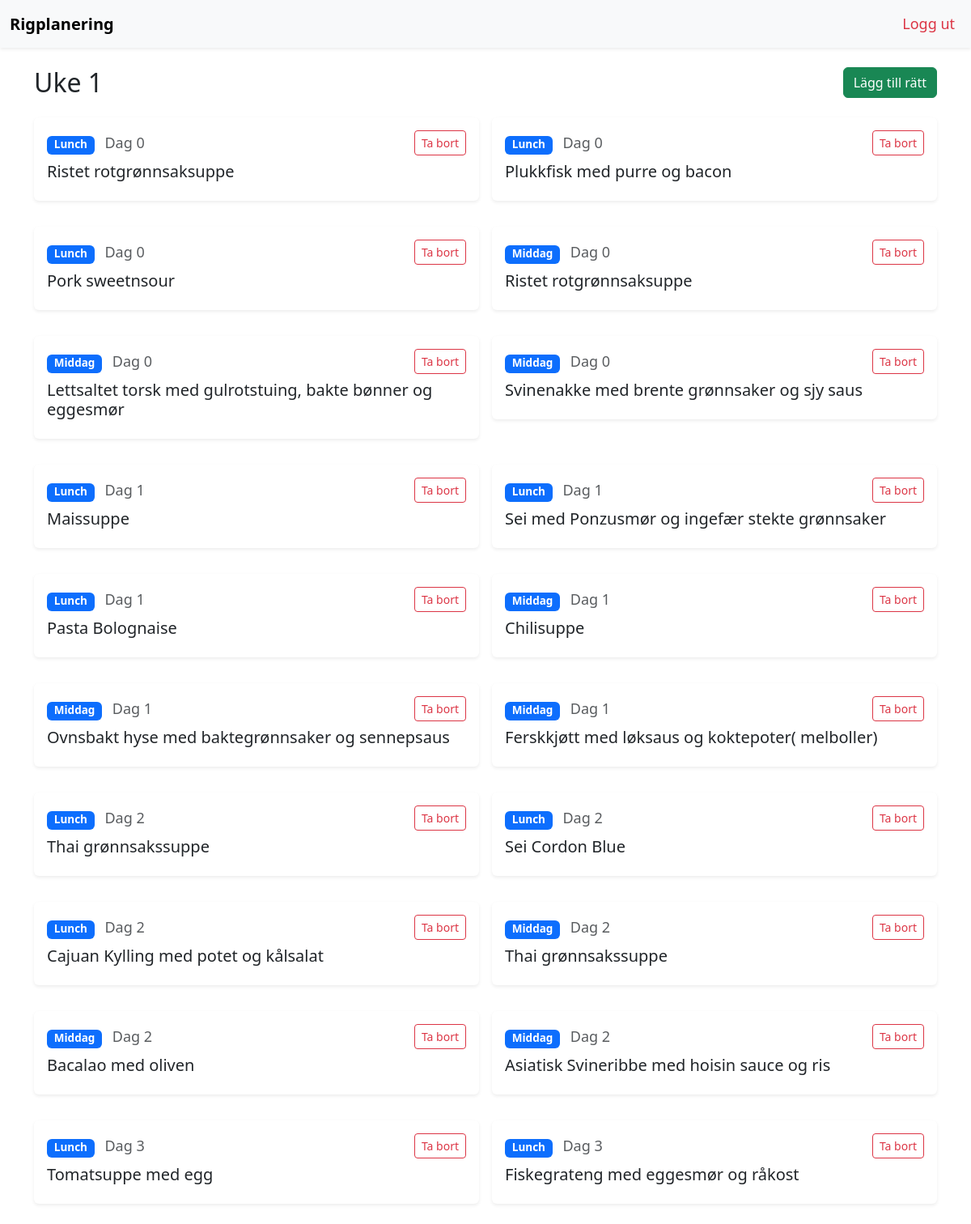
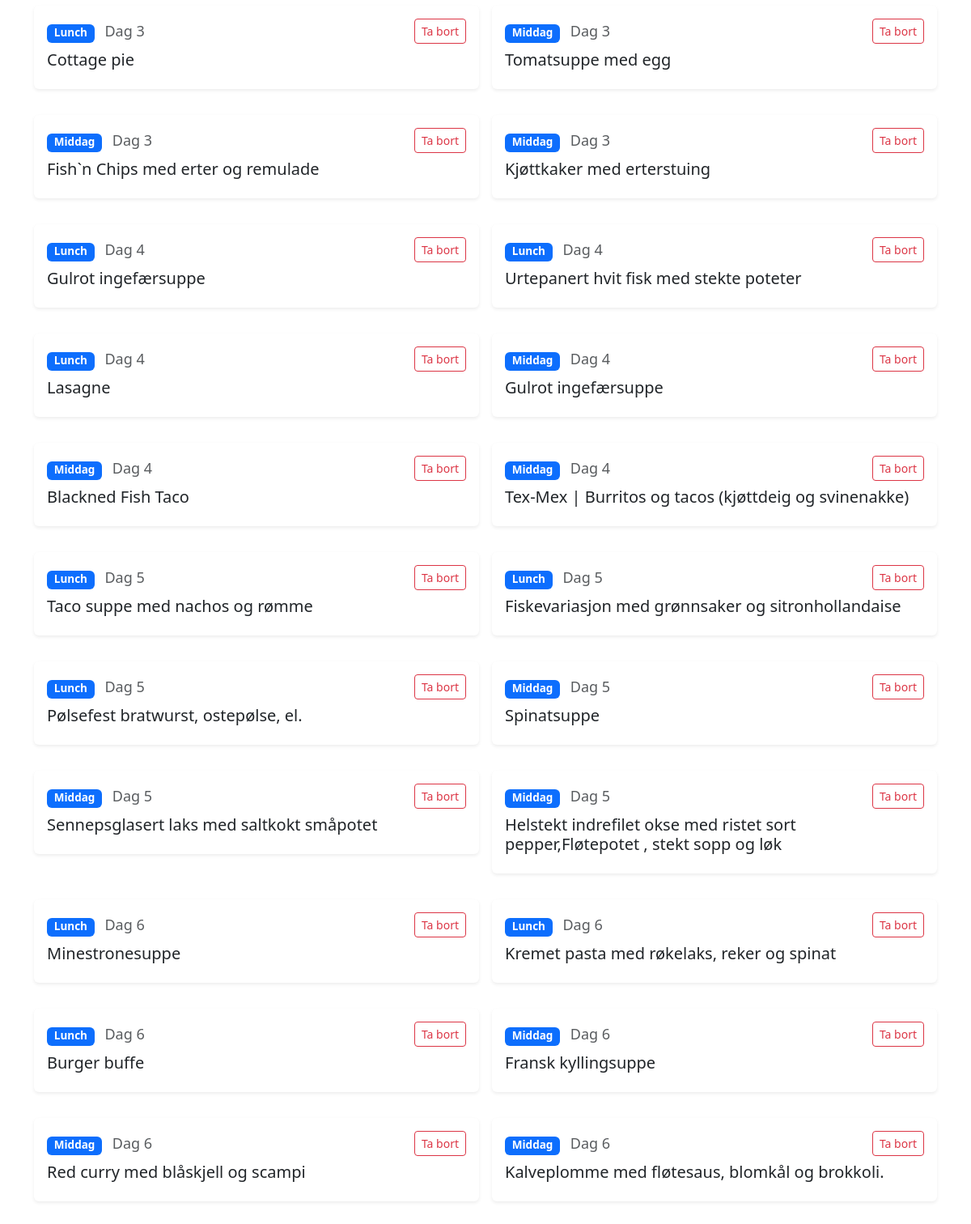
/menus/1 (signed in), run on the app's committed database (2 pictures, top to bottom).
### tables this page shows
CREATE TABLE "menus" (
    id INTEGER PRIMARY KEY AUTOINCREMENT,
    name TEXT NOT NULL,
    description TEXT,
    active INTEGER NOT NULL DEFAULT 1,
    menu_index INTEGER NOT NULL DEFAULT 0
);

CREATE TABLE menu_days(
            id INTEGER PRIMARY KEY AUTOINCREMENT,
            menu_id INTEGER NOT NULL,
            dow INTEGER NOT NULL CHECK(dow BETWEEN 0 AND 6),
            meal_type TEXT NOT NULL CHECK(meal_type IN ('lunch','middag')),
            dish_name TEXT NOT NULL,
            notes_template TEXT
        , tenant_id INTEGER, menu_index INTEGER, date TEXT, category TEXT);

### app.py (the view)
@app.route('/menus/<int:menu_id>')
@login_required
def menu_detail(menu_id):
    db = get_db()
    u = current_user()
    if u is None:
        return redirect(url_for('login', next=request.path))
    mdays = db.execute("""
        SELECT md.*, m.name as menu_name FROM menu_days md
        JOIN menus m ON m.id = md.menu_id
        WHERE menu_id=? ORDER BY dow, meal_type
    """, (menu_id,)).fetchall()
    menu = db.execute("SELECT * FROM menus WHERE id=?", (menu_id,)).fetchone()
    return render_template('menu_detail.html', menu=menu, mdays=mdays)

### app.py (called while the page is built)
def get_db():
    if 'db' not in g:
        g.db = sqlite3.connect('app.db')
        g.db.row_factory = sqlite3.Row
    return g.db

def current_user():
    uid = session.get('user_id')
    if not uid:
        return None
    db = get_db()
    user = db.execute("SELECT * FROM users WHERE id=?", (uid,)).fetchone()
    if not user:
        session.pop('user_id', None)
        session.pop('role', None)
        session.pop('force_pw_change', None)
        return None
    return user

def login_required(view_func):
    from functools import wraps
    @wraps(view_func)
    def wrapper(*args, **kwargs):
        if not current_user():
            return redirect(url_for('login', next=request.path))
        return view_func(*args, **kwargs)
    return wrapper

### templates/menu_detail.html (shortened to what this page needs)
{% extends "layout.html" %}
{% block content %}
<div class="d-flex justify-content-between align-items-center mb-4">
  <h2 class="mb-0">{{ menu.name }}</h2>
  <a class="btn btn-success" href="{{ url_for('menu_day_add', menu_id=menu.id) }}">Lägg till rätt</a>
</div>
<div class="row g-3">
  {% for r in mdays %}
  <div class="col-md-6">
    <div class="card shadow-sm border-0 mb-3">
      <div class="card-body">
        <div class="d-flex justify-content-between align-items-center mb-2">
          <div>
            <span class="badge bg-primary me-2">{{ r.meal_type|capitalize }}</span>
            <span class="text-muted">Dag {{ r.dow }}</span>
          </div>
          <form method="post" action="{{ url_for('menu_day_delete', md_id=r.id) }}" onsubmit="return confirm('Ta bort?')">
            <button class="btn btn-sm btn-outline-danger">Ta bort</button>
          </form>
        </div>
        <h5 class="card-title mb-2">{{ r.dish_name }}</h5>
      </div>
    </div>
  </div>
  {% else %}
  <div class="col-12 text-center text-muted">Inga rätter ännu.</div>
  {% endfor %}
</div>
{% endblock %}

### templates/layout.html (shortened to what this page needs)
<!doctype html>
<html lang="sv">
<head>
  <link href="https://cdn.jsdelivr.net/npm/bootstrap@5.3.3/dist/css/bootstrap.min.css" rel="stylesheet">
</head>
<body>
{% if not request.endpoint or request.endpoint not in ['login', 'register'] %}
<nav class="navbar navbar-expand-lg navbar-light bg-light shadow-sm mb-3">
  <div class="container-fluid">
  <a class="navbar-brand fw-bold" href="{{ url_for('dashboard') }}">Rigplanering{% if rig_name %} – {{ rig_name }}{% endif %}</a>
    <div class="collapse navbar-collapse justify-content-end" id="mainNavbar">
      <ul class="navbar-nav mb-2 mb-lg-0 gap-lg-2">
        <li class="nav-item">
          <a class="nav-link text-danger" href="{{ url_for('logout') }}">Logg ut</a>
        </li>
      </ul>
    </div>
  </div>
</nav>
{% endif %}
<div class="container my-4">
  {% block content %}{% endblock %}
</div>
</body>
</html>

### templates/layout.html (style rules this page uses)
body { font-size: 18px; }

### data on the page
menus: name "Uke 1"
menu_days: meal_type "Lunch", dow "0", dish_name "Ristet rotgrønnsaksuppe"
menu_days: meal_type "Lunch", dow "0", dish_name "Plukkfisk med purre og bacon"
menu_days: meal_type "Lunch", dow "0", dish_name "Pork sweetnsour"
menu_days: meal_type "Middag", dow "0", dish_name "Ristet rotgrønnsaksuppe"
menu_days: meal_type "Middag", dow "0", dish_name "Lettsaltet torsk med gulrotstuing, bakte bønner og eggesmør"
menu_days: meal_type "Middag", dow "0", dish_name "Svinenakke med brente grønnsaker og sjy saus"
menu_days: meal_type "Lunch", dow "1", dish_name "Maissuppe"
menu_days: meal_type "Lunch", dow "1", dish_name "Sei med Ponzusmør og ingefær stekte grønnsaker"
menu_days: meal_type "Lunch", dow "1", dish_name "Pasta Bolognaise"
menu_days: meal_type "Middag", dow "1", dish_name "Chilisuppe"
menu_days: meal_type "Middag", dow "1", dish_name "Ovnsbakt hyse med baktegrønnsaker og sennepsaus"
menu_days: meal_type "Middag", dow "1", dish_name "Ferskkjøtt med løksaus og koktepoter( melboller)"
menu_days: meal_type "Lunch", dow "2", dish_name "Thai grønnsakssuppe"
menu_days: meal_type "Lunch", dow "2", dish_name "Sei Cordon Blue"
menu_days: meal_type "Lunch", dow "2", dish_name "Cajuan Kylling med potet og kålsalat"
menu_days: meal_type "Middag", dow "2", dish_name "Thai grønnsakssuppe"
menu_days: meal_type "Middag", dow "2", dish_name "Bacalao med oliven"
menu_days: meal_type "Middag", dow "2", dish_name "Asiatisk Svineribbe med hoisin sauce og ris"
menu_days: meal_type "Lunch", dow "3", dish_name "Tomatsuppe med egg"
menu_days: meal_type "Lunch", dow "3", dish_name "Fiskegrateng med eggesmør og råkost"
menu_days: meal_type "Lunch", dow "3", dish_name "Cottage pie"
menu_days: meal_type "Middag", dow "3", dish_name "Tomatsuppe med egg"
menu_days: meal_type "Middag", dow "3", dish_name "Fish`n Chips med erter og remulade"
menu_days: meal_type "Middag", dow "3", dish_name "Kjøttkaker med erterstuing"
menu_days: meal_type "Lunch", dow "4", dish_name "Gulrot ingefærsuppe"
menu_days: meal_type "Lunch", dow "4", dish_name "Urtepanert hvit fisk med stekte poteter"
menu_days: meal_type "Lunch", dow "4", dish_name "Lasagne"
menu_days: meal_type "Middag", dow "4", dish_name "Gulrot ingefærsuppe"
menu_days: meal_type "Middag", dow "4", dish_name "Blackned Fish Taco"
menu_days: meal_type "Middag", dow "4", dish_name "Tex-Mex | Burritos og tacos (kjøttdeig og svinenakke)"
menu_days: meal_type "Lunch", dow "5", dish_name "Taco suppe med nachos og rømme"
menu_days: meal_type "Lunch", dow "5", dish_name "Fiskevariasjon med grønnsaker og sitronhollandaise"
menu_days: meal_type "Lunch", dow "5", dish_name "Pølsefest bratwurst, ostepølse, el."
menu_days: meal_type "Middag", dow "5", dish_name "Spinatsuppe"
menu_days: meal_type "Middag", dow "5", dish_name "Sennepsglasert laks med saltkokt småpotet"
menu_days: meal_type "Middag", dow "5", dish_name "Helstekt indrefilet okse med ristet sort pepper,Fløtepotet , stekt sopp og løk"
menu_days: meal_type "Lunch", dow "6", dish_name "Minestronesuppe"
menu_days: meal_type "Lunch", dow "6", dish_name "Kremet pasta med røkelaks, reker og spinat"
menu_days: meal_type "Lunch", dow "6", dish_name "Burger buffe"
menu_days: meal_type "Middag", dow "6", dish_name "Fransk kyllingsuppe"
menu_days: meal_type "Middag", dow "6", dish_name "Red curry med blåskjell og scampi"
menu_days: meal_type "Middag", dow "6", dish_name "Kalveplomme med fløtesaus, blomkål og brokkoli."
